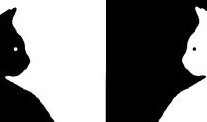
#> input picture cats.jpg, 207 x 122 px
$ python image_to_binary.py   (Python 2 division)   (older library calls are emulated)
#> lines starting #> are read from the running program, lines starting #| are printed output that depends on the picture; after the words box and inside, x2 and y2 are one past the last pixel; in counts of white or black regions, pixels touching at a corner belong together
import cv2
import numpy as np

im_gray = cv2.imread('cats.jpg', cv2.CV_LOAD_IMAGE_GRAYSCALE)
#> im_gray: shape (122, 207); min 0, max 255, mean 125.4

(thresh, im_bw) = cv2.threshold(im_gray, 128, 255, cv2.THRESH_BINARY | cv2.THRESH_OTSU)
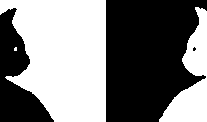
#> im_bw: shape (122, 207); 49.2% white; 3 white regions (1 under 20 px), largest, box (x1, y1, x2, y2) and area: (0, 0, 106, 122) 9961, (159, 7, 207, 122) 2458
#> thresh = 127

binary_list = []
new_binary_list = []
# print len(im_bw)
print len(im_bw)
#| 122

for i in range(len(im_bw)):
    for j in range(len(im_bw[i])):
        if (im_bw[i][j] == 0):
            binary_list.append(0)
        else:
            binary_list.append(1)
#> this loop made 122 passes
#> after the loop, binary_list = 25254 items

for n in range(len(binary_list)):
    if (n % 14 == 0):
        new_binary_list.append(1)
        new_binary_list.append(1)
        new_binary_list.append(binary_list[n])
    else:
        new_binary_list.append(binary_list[n])
#> after the loop, new_binary_list = 28862 items

print new_binary_list
#> (printed output is left out)
print len(new_binary_list)

#GETTING THE IMAGE BACK:
initial_image_list = []
image_list = []
for m in range(len(new_binary_list)):
    if (m %16 != 0 or m %17 != 0):
        initial_image_list.append(new_binary_list[m])
#> after the loop, initial_image_list = 28755 items

for k in range(len(im_bw)):
    temp_list = []
    for n in range(k*(len(initial_image_list)/len(im_bw)), k*(len(initial_image_list)/len(im_bw)) + (len(initial_image_list)/len(im_bw))):
        if (initial_image_list[n] == 0):
            temp_list.append(0)
        else:
            temp_list.append (255)
    image_list.append(temp_list)
#> after the loop, image_list = 122 items

cv2.imwrite('bw_image.png', np.array(image_list))
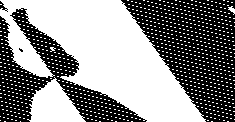
#> saved as bw_image.png: shape (122, 235); 55.4% white; 4 black regions (1 under 20 px), largest, box (x1, y1, x2, y2) and area: (121, 0, 235, 122) 7621, (0, 8, 147, 122) 5134, (0, 1, 8, 12) 32
